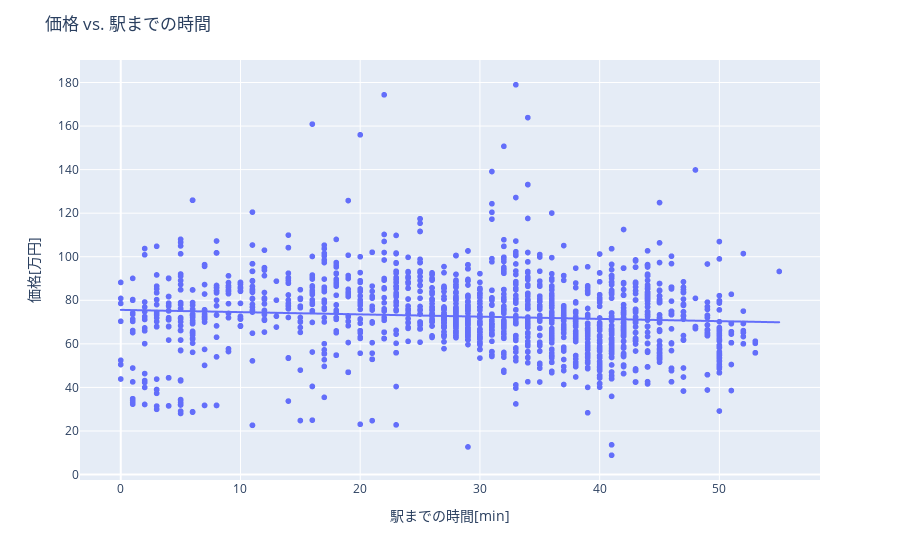

Notebook cell for this chart:
### Markdown cell above
### 面積 vs. 築年数

### Code cell
fig = px.scatter(df_filtered, x="age", y="area", trendline="ols")
fig.update_layout(
    title="価格 vs. 駅までの時間", xaxis_title="駅までの時間[min]", yaxis_title="価格[万円]"
)
fig.show()

### Figure 1 — Plotly figure (JSON) as saved in the notebook; plotly's stock layout.template omitted (floating-point values rounded to 4 significant figures; data arrays with more than 128 entries replaced by an {"elided": "..."} marker saying what was removed)
{"data": [{"hovertemplate": "age=%{x}<br>area=%{y}<extra></extra>", "legendgroup": "", "marker": {"color": "#636efa", "symbol": "circle"}, "mode": "markers", "name": "", "showlegend": false, "type": "scattergl", "x": {"elided": "2846 int values"}, "xaxis": "x", "y": {"elided": "2846 float values"}, "yaxis": "y"}, {"hovertemplate": "<b>OLS trendline</b><br>area = -0.103615 * age + 75.6003<br>R<sup>2</sup>=0.006961<br><br>age=%{x}<br>area=%{y} <b>(trend)</b><extra></extra>", "legendgroup": "", "marker": {"color": "#636efa", "symbol": "circle"}, "mode": "lines", "name": "", "showlegend": false, "type": "scattergl", "x": {"elided": "2846 int values"}, "xaxis": "x", "y": {"elided": "2846 float values"}, "yaxis": "y"}], "layout": {"legend": {"tracegroupgap": 0}, "margin": {"t": 60}, "title": {"text": "価格 vs. 駅までの時間"}, "xaxis": {"anchor": "y", "domain": [0, 1], "title": {"text": "駅までの時間[min]"}}, "yaxis": {"anchor": "x", "domain": [0, 1], "title": {"text": "価格[万円]"}}}}
